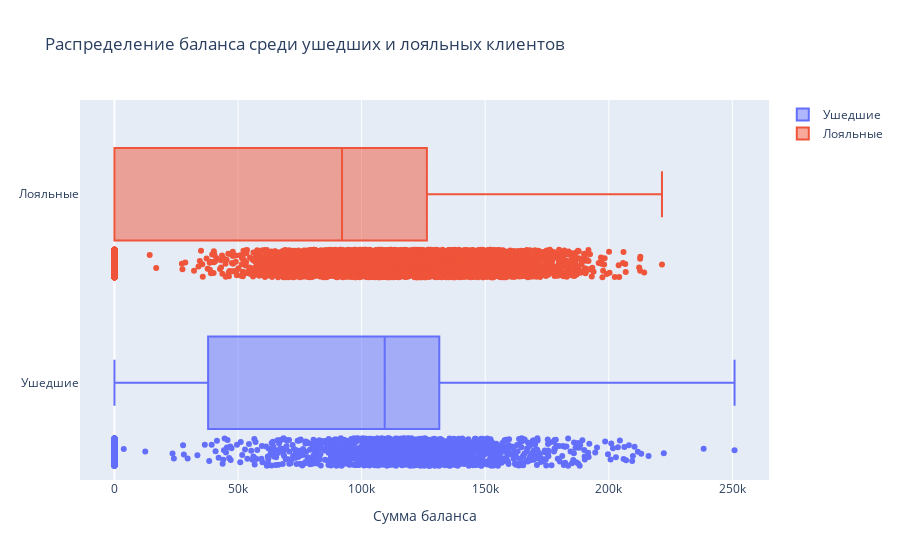

This figure's notebook cell:
### Code cell
exited_0 = churn_data['Balance'][churn_data['Exited'] == 0]
exited_1 = churn_data['Balance'][churn_data['Exited'] == 1]

fig = go.Figure()
fig.add_trace(go.Box(x=exited_1, name='Ушедшие', boxpoints='all'))
fig.add_trace(go.Box(x=exited_0, name='Лояльные', boxpoints='all'))
fig.update_layout(title="Распределение баланса среди ушедших и лояльных клиентов",
                xaxis_title="Сумма баланса")

fig.show()

### Figure 1 — Plotly figure (JSON) as saved in the notebook; plotly's stock layout.template omitted (floating-point values rounded to 4 significant figures; data arrays with more than 128 entries replaced by an {"elided": "..."} marker saying what was removed)
{"data": [{"boxpoints": "all", "name": "Ушедшие", "type": "box", "x": {"elided": "2037 float values"}}, {"boxpoints": "all", "name": "Лояльные", "type": "box", "x": {"elided": "7963 float values"}}], "layout": {"title": {"text": "Распределение баланса среди ушедших и лояльных клиентов"}, "xaxis": {"title": {"text": "Сумма баланса"}}}}
